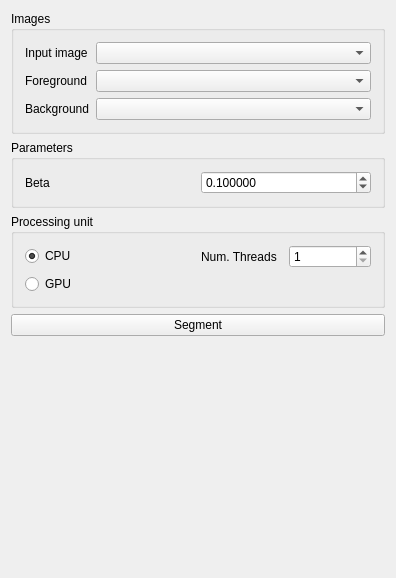
<?xml version="1.0" encoding="UTF-8"?>
<ui version="4.0">
 <class>RWSegmentationControls</class>
 <widget class="QWidget" name="RWSegmentationControls">
  <property name="geometry">
   <rect>
    <x>0</x>
    <y>0</y>
    <width>396</width>
    <height>578</height>
   </rect>
  </property>
  <property name="minimumSize">
   <size>
    <width>0</width>
    <height>0</height>
   </size>
  </property>
  <property name="windowTitle">
   <string>QmitkTemplate</string>
  </property>
  <layout class="QVBoxLayout" name="verticalLayout_4">
   <item>
    <widget class="QGroupBox" name="groupBox">
     <property name="title">
      <string>Images</string>
     </property>
     <layout class="QVBoxLayout" name="verticalLayout">
      <item>
       <layout class="QGridLayout" name="gridLayout">
        <item row="0" column="0">
         <widget class="QLabel" name="label_3">
          <property name="frameShape">
           <enum>QFrame::NoFrame</enum>
          </property>
          <property name="text">
           <string>Input image</string>
          </property>
         </widget>
        </item>
        <item row="0" column="1">
         <widget class="QmitkDataStorageComboBox" name="imageComboBox">
          <property name="enabled">
           <bool>true</bool>
          </property>
          <property name="sizePolicy">
           <sizepolicy hsizetype="MinimumExpanding" vsizetype="Fixed">
            <horstretch>0</horstretch>
            <verstretch>0</verstretch>
           </sizepolicy>
          </property>
         </widget>
        </item>
        <item row="1" column="0">
         <widget class="QLabel" name="label_4">
          <property name="frameShape">
           <enum>QFrame::NoFrame</enum>
          </property>
          <property name="text">
           <string>Foreground</string>
          </property>
         </widget>
        </item>
        <item row="1" column="1">
         <widget class="QmitkDataStorageComboBox" name="foregroundComboBox">
          <property name="enabled">
           <bool>true</bool>
          </property>
          <property name="sizePolicy">
           <sizepolicy hsizetype="MinimumExpanding" vsizetype="Fixed">
            <horstretch>0</horstretch>
            <verstretch>0</verstretch>
           </sizepolicy>
          </property>
         </widget>
        </item>
        <item row="2" column="0">
         <widget class="QLabel" name="label_5">
          <property name="frameShape">
           <enum>QFrame::NoFrame</enum>
          </property>
          <property name="text">
           <string>Background</string>
          </property>
         </widget>
        </item>
        <item row="2" column="1">
         <widget class="QmitkDataStorageComboBox" name="backgroundComboBox">
          <property name="enabled">
           <bool>true</bool>
          </property>
          <property name="sizePolicy">
           <sizepolicy hsizetype="MinimumExpanding" vsizetype="Fixed">
            <horstretch>0</horstretch>
            <verstretch>0</verstretch>
           </sizepolicy>
          </property>
         </widget>
        </item>
       </layout>
      </item>
     </layout>
    </widget>
   </item>
   <item>
    <widget class="QGroupBox" name="groupBox_2">
     <property name="title">
      <string>Parameters</string>
     </property>
     <layout class="QVBoxLayout" name="verticalLayout_2">
      <item>
       <layout class="QHBoxLayout" name="horizontalLayout_3">
        <item>
         <widget class="QLabel" name="Label1">
          <property name="text">
           <string>Beta</string>
          </property>
         </widget>
        </item>
        <item>
         <widget class="QDoubleSpinBox" name="beta">
          <property name="decimals">
           <number>6</number>
          </property>
          <property name="maximum">
           <double>1000.000000000000000</double>
          </property>
          <property name="singleStep">
           <double>0.100000000000000</double>
          </property>
          <property name="value">
           <double>0.100000000000000</double>
          </property>
         </widget>
        </item>
       </layout>
      </item>
     </layout>
    </widget>
   </item>
   <item>
    <widget class="QGroupBox" name="groupBox_3">
     <property name="title">
      <string>Processing unit</string>
     </property>
     <layout class="QVBoxLayout" name="verticalLayout_3">
      <item>
       <layout class="QGridLayout" name="gridLayout_2">
        <item row="1" column="0">
         <widget class="QRadioButton" name="gpuRadioButton">
          <property name="text">
           <string>GPU</string>
          </property>
         </widget>
        </item>
        <item row="0" column="0">
         <widget class="QRadioButton" name="cpuRadioButton">
          <property name="text">
           <string>CPU</string>
          </property>
          <property name="checked">
           <bool>true</bool>
          </property>
         </widget>
        </item>
        <item row="0" column="1">
         <layout class="QHBoxLayout" name="horizontalLayout_2">
          <item>
           <layout class="QHBoxLayout" name="horizontalLayout">
            <item>
             <widget class="QLabel" name="threadsLabel">
              <property name="text">
               <string>Num. Threads</string>
              </property>
             </widget>
            </item>
            <item>
             <widget class="QSpinBox" name="numThreadsSpinBox">
              <property name="minimum">
               <number>1</number>
              </property>
              <property name="maximum">
               <number>8</number>
              </property>
             </widget>
            </item>
           </layout>
          </item>
         </layout>
        </item>
       </layout>
      </item>
     </layout>
    </widget>
   </item>
   <item>
    <widget class="QPushButton" name="DoSegmentation">
     <property name="text">
      <string>Segment</string>
     </property>
    </widget>
   </item>
   <item>
    <spacer name="verticalSpacer">
     <property name="orientation">
      <enum>Qt::Vertical</enum>
     </property>
     <property name="sizeHint" stdset="0">
      <size>
       <width>20</width>
       <height>40</height>
      </size>
     </property>
    </spacer>
   </item>
  </layout>
 </widget>
 <layoutdefault spacing="6" margin="11"/>
 <customwidgets>
  <customwidget>
   <class>QmitkDataStorageComboBox</class>
   <extends>QComboBox</extends>
   <header location="global">QmitkDataStorageComboBox.h</header>
  </customwidget>
 </customwidgets>
 <resources/>
 <connections/>
</ui>
